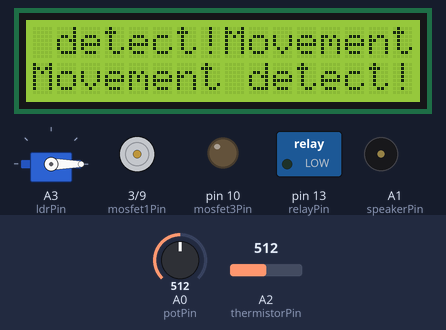
The sketch below on a simulated Arduino Uno, built with avr-gcc and run on an emulated ATmega328P. On the bench: 16×2 character LCD, servo, motor-driver pin pairs drawn as motors (green arrow = first pin HIGH = forward, orange = second pin HIGH = backward, longer = more drive), switched loads named in the sketch (green lamp = pin HIGH), output pins drawn as LEDs (lit = HIGH), buzzer (waves = sounding, pin HIGH). The test bench sets the inputs (shaded band); at power-on: A2 (thermistorPin) = 512, A0 (potPin) = 512. What the sketch prints to the serial monitor is not drawn.

Above: at 1.2 s.
1.3 s: A2 (thermistorPin) set to 134
4.3 s: A2 (thermistorPin) set to 115
At 4.8 s:
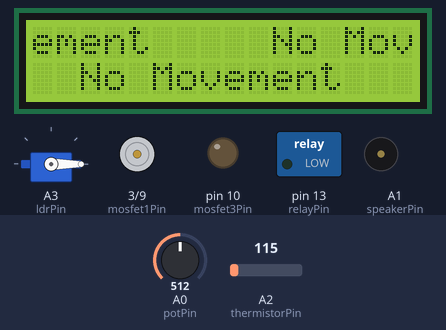
At 16.7 s:
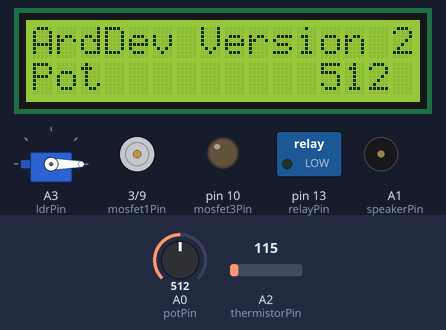
Timing chart, 0 to 32.4 s (numbered marks = the images above; inputs shaded):
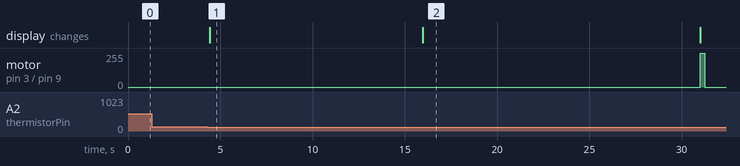

The sketch:

ArdDev_2_test_sketch_LCD.ino
```cpp
/*

Arduino Dev board

20 July 2013

Toby Robb

This is a test sketch for the Arduino Development board


NOTES:

UNCOMMENT the correct sections for the peripherals you have installed


LED / LCD  is the same pin, have only one or the other, is the LCD enable pin
RELAY is also the SCK pin *therefore may need to REMOVE relay jumper for programming
THERMISTOR / MOVEMENT SENSOR is the same pin, have only one or the other
LDR / SERVO  is the same pin, have only one or the other LOW turns on LCD

you must enable the internal pullups for the buttons by setting as inputs then writing HIGH
The leds if fitted also require the pullups to be enabled

*/

/*

TODO LIST


*/

//UNCOMMENT the correct sections for the peripherals you have installed


#define USE_LCD  //uncomment this line if you have an LCD installed ---  NO leds at same time allowed
//#define USE_LED  //uncomment this line if LED is installed   ---   NO lcd at same time allowed
#define USE_PIR   //uncomment this line if PIR is installed   ---   NO thermistor at same time allowed
//#define USE_THERMISTOR  //uncomment this line if THERMISTOR is installed   ---   NO pir at same time allowed

// Includes

#include <Servo.h>   // Include the servo library
#include <Wire.h>
#include "RTClib.h"  //  For the clock
#include <LiquidCrystal.h>  //for the LCD


// Defines

#define ldrPin A3 // Light dependant resistor pin on board.
#define thermistorPin A2  //Temperature thermistor pin on board.
#define ledPin 4  // Led pin High for one colour Low for another
#define speakerPin A1  // The onboard speaker pin
#define relayPin 13 // Pin for the relay

#define dataPin A4  // The I2C bus DATA pin
#define clockPin A5  // The I2C CLOCK pin

#define potPin A0 // Potentiometer on the board.

#define button1Pin 12  // Button 1 pin
#define button2Pin 11 // Button 2 pin

#define gpio1Pin A2     // General Purpose Input/output 1 pin
#define gpio2Pin A3    // General Purpose Input/output 2 pin

#define mosfet1Pin  3  // Mosfet 1 drive pin
#define mosfet2Pin  9  // Mosfet 2 drive pin
#define mosfet3Pin  10  // Mosfet 3 drive pin

/*
* LCD RS pin to digital pin 2
* LCD Enable pin to digital pin 4    //also the LED pin.. OFF to enable LCD
* LCD D4 pin to digital pin 5
* LCD D5 pin to digital pin 6
* LCD D6 pin to digital pin 7
* LCD D7 pin to digital pin 8
  */

// declare some variables here if you like


Servo servo1;  // create servo object to control a servo
                // a maximum of eight servo objects can be created
int servoPos = 0;    // variable to store the servo position

RTC_DS1307 RTC; // Date and time functions using a DS1307 RTC connected via I2C and Wire lib

/* initialize the lcd library with the numbers of the interface pins
 * LCD RS pin to digital pin 2
 * LCD Enable pin to digital pin 4    //also the LED pin.. OFF to enable LCD
 * LCD D4 pin to digital pin 5
 * LCD D5 pin to digital pin 6
 * LCD D6 pin to digital pin 7
 * LCD D7 pin to digital pin 8
  */


#ifdef USE_LCD
    LiquidCrystal lcd(2, 4, 5, 6, 7, 8);  // Test code for LCD may need to be commented IN, LED code commented OUT
#endif

void setup(){

// Setup the serial

  Serial.begin(9600);
  Serial.println("Beginning Setup");

// set up the LCD's number of columns and rows:
#ifdef USE_LCD
lcd.begin(16, 2);
lcd.clear();
#endif

#ifdef USE_LCD && #ifdef USE_LED
  Serial.println("CONFLICT! LCD and LEDS together is not allowed");
  lcd.setCursor(0,0);
  lcd.print("CONFLICT LCD/LED");
  lcd.setCursor(0,0);
  lcd.print("NOT BOTH AT ONCE");
  #endif

// Set up the pins

  pinMode(ldrPin, INPUT);  // If the light sensor resistor is fitted
  pinMode(thermistorPin, INPUT);  // If the temperature sensor resistor is fitted
  pinMode(ledPin, OUTPUT);  // You MUST use this if the LED's are fitted.
  pinMode(relayPin, OUTPUT);  //  If the relay is fitted.
  pinMode(speakerPin, OUTPUT);  // If the speaker is fitted.
  pinMode(potPin, INPUT);  // If the potentiometer is fitted
  pinMode(button1Pin, INPUT);  // If the button is fitted (write HIGH to enable pullups)
  pinMode(button2Pin, INPUT);  // If the button is fitted (write HIGH to enable pullups)
  pinMode(mosfet1Pin, OUTPUT);  // Mosfet 1 output
  pinMode(mosfet2Pin, OUTPUT);  // Mosfet 2 output
  pinMode(mosfet3Pin, OUTPUT);  // Mosfet 3 output
  // default states

servo1.attach(gpio2Pin);  // attaches the servo on pin gpio 2 to the servo object

// default states
//  digitalWrite(ledPin, LOW);  //ALSO turns on LCD enable
  digitalWrite(dataPin, HIGH);
  digitalWrite(clockPin, HIGH);
  digitalWrite(relayPin, LOW);
  digitalWrite(button1Pin, HIGH);  // enables pullups for buttons
  digitalWrite(button2Pin, HIGH);  // enables pullups for buttons

  servo1.write(0);


  Wire.begin();
   RTC.begin();
   if (! RTC.isrunning()) {
    Serial.println("RTC is NOT running!");
    // uncommenting the following line sets the RTC to the date & time this sketch was compiled
 //  RTC.adjust(DateTime(__DATE__, __TIME__));
  }

}

void loop(){

//#ifdef USE_LCD
//lcd.clear();
//lcd.setCursor(0,0);
//lcd.print("ArdDev Version 2");
//lcd.setCursor(0,1);
//lcd.print("www.tobyrobb.com");
//delay(3000);
//#endif
//
//#ifdef USE_LCD
//lcd.clear();
//lcd.setCursor(0,0);
//lcd.print("ArdDev Version 2");
//lcd.setCursor(0,1);
//lcd.print(" Beeping buzzer ");
//#endif
//
////beep the buzzer
//
//Serial.println("Beep");
//tone(speakerPin, 500);          // begin tone at 1000 hertz
//delay(150);                      // wait half a sec
//noTone(speakerPin);              // end beep
//delay(2000);
//
////Print the time and date to the serial port
//
//DateTime now = RTC.now();
//
//    Serial.print(now.year(), DEC);
//    Serial.print('/');
//    Serial.print(now.month(), DEC);
//    Serial.print('/');
//    Serial.print(now.day(), DEC);
//    Serial.print(' ');
//    Serial.print(now.hour(), DEC);
//    Serial.print(':');
//    Serial.print(now.minute(), DEC);
//    Serial.print(':');
//    Serial.print(now.second(), DEC);
//    Serial.println();
//
//#ifdef USE_LCD
//lcd.clear();
//lcd.setCursor(0,0);
//lcd.print("Time: ");
//lcd.setCursor(6,0);
//lcd.print(now.hour(), DEC);
//lcd.setCursor(8,0);
//lcd.print(":");
//lcd.setCursor(9,0);
//lcd.print(now.minute(), DEC);
//lcd.setCursor(0,1);
//lcd.print("Date: ");
//lcd.setCursor(6,1);
//lcd.print(now.day(), DEC);
//lcd.setCursor(8,1);
//lcd.print(":");
//lcd.setCursor(9,1);
//lcd.print(now.month(), DEC);
//lcd.setCursor(11,1);
//lcd.print(":");
//lcd.setCursor(12,1);
//lcd.print(now.year(), DEC);
//delay(5000);
//#endif
//
//#ifdef USE_LED
////flash the leds
//lcd.clear();
//lcd.setCursor(0,0);
//lcd.print("ArdDev Version 2");
//lcd.setCursor(0,1);
//lcd.print(" Flash the leds ");
//Serial.println("Flash the LED's");
//for(int i = 0; i<=8; i++){
//  digitalWrite(ledPin, HIGH);   // turn the LED on (HIGH is the voltage level)
//  delay(100);               // wait for a second
//  digitalWrite(ledPin, LOW);    // turn the LED off by making the voltage LOW
//  delay(100);               // wait for a second
//}
//digitalWrite(ledPin, LOW);   // turn the LED off ALSO LCD enable
//
//delay(2000);
//#endif
//
//
//// Cycle the relay
//#ifdef USE_LCD
//lcd.clear();
//lcd.setCursor(0,0);
//lcd.print("ArdDev Version 2");
//lcd.setCursor(0,1);
//lcd.print("    Relay ON    ");
//#endif
//digitalWrite(relayPin, HIGH);
//Serial.println("Relay ON");
//delay(2000);
//digitalWrite(relayPin, LOW);
//Serial.println("Relay OFF");
//#ifdef USE_LCD
//lcd.setCursor(0,1);
//lcd.print("   Relay OFF    ");
//#endif
//delay(2000);
//
//// Sweep the servo on GPIO 2
//
////lcd.clear();
////lcd.setCursor(0,0);
////lcd.print("ArdDev Version 2");
////lcd.setCursor(0,1);
////lcd.print("Sweep the servo ");
////Serial.println("Sweep the servo");
////for(servoPos = 0; servoPos < 180; servoPos += 1)  // goes from 0 degrees to 180 degrees
////  {                                  // in steps of 1 degree
////    servo1.write(servoPos);              // tell servo to go to position in variable 'servoPos'
////    delay(15);                       // waits 15ms for the servo to reach the position
////  }
////  for(servoPos = 180; servoPos>=1; servoPos-=1)     // goes from 180 degrees to 0 degrees
////  {
////    servo1.write(servoPos);              // tell servo to go to position in variable 'servoPos'
////    delay(15);                       // waits 15ms for the servo to reach the position
////  }
////delay(2000);
//
//// Print the value of the button states
//#ifdef USE_LCD
//lcd.clear();
//#endif
//for(int i = 0; i <=200; i++){
//#ifdef USE_LCD
//lcd.setCursor(0,0);
//lcd.print(" Button States  ");
//lcd.setCursor(3,1);
//lcd.print("B1 ");
//lcd.setCursor(6,1);
//lcd.print(digitalRead(button1Pin));
//lcd.setCursor(8,1);
//lcd.print("B2 ");
//lcd.setCursor(11,1);
//lcd.print(digitalRead(button2Pin));
//#endif
//Serial.print("Button one state : ");
//Serial.print(digitalRead(button1Pin));
//Serial.print("  Button two state : ");
//Serial.println(digitalRead(button2Pin));
//}
//
//
//delay(2000);
//
//// Show the value of the LDR for a few seconds
//#ifdef USE_LCD
//lcd.clear();
//lcd.setCursor(0,0);
//lcd.print("ArdDev Version 2");
//lcd.setCursor(0,1);
//lcd.print("Brightness    ");
//#endif
//for(int i = 0; i <=500; i++){
//  if((analogRead(ldrPin)>=0) && (analogRead(ldrPin)<=9)){
//     #ifdef USE_LCD
//     lcd.setCursor(12,1);
//     lcd.print(analogRead(ldrPin));
//     lcd.setCursor(13,1);
//     lcd.print("   ");
//     #endif
//  }
//  if((analogRead(ldrPin)>=10) && (analogRead(ldrPin)<=99)){
//     #ifdef USE_LCD
//     lcd.setCursor(12,1);
//     lcd.print(analogRead(ldrPin));
//     lcd.setCursor(14,1);
//     lcd.print("  ");
//     #endif
//  }
//   if((analogRead(ldrPin)>=100) && (analogRead(ldrPin)<=999)){
//     #ifdef USE_LCD
//     lcd.setCursor(12,1);
//     lcd.print(analogRead(ldrPin));
//     lcd.setCursor(15,1);
//     lcd.print(" ");
//     #endif
//  }
//  if(analogRead(ldrPin)>=1000){
//     #ifdef USE_LCD
//     lcd.setCursor(12,1);
//     lcd.print(analogRead(ldrPin));
//     #endif
//  }
//Serial.print("The Brightness : ");
//Serial.println(analogRead(ldrPin));
//}
//delay(2000);

#ifdef USE_PIR
#ifdef USE_LCD
lcd.clear();
lcd.setCursor(0,0);
lcd.print("ArdDev Version 2");
lcd.setCursor(0,1);
#endif
for(int i = 0; i <=600; i++){
if(analogRead(thermistorPin)>=127){
  #ifdef USE_LCD
  lcd.print("Movement detect!");
  #endif
  Serial.print("Movement detected! ");
  }
if(analogRead(thermistorPin)<=126){
  #ifdef USE_LCD
  lcd.print("  No Movement   ");
  #endif
  Serial.print("NO Movement detected ");
  }
Serial.println(analogRead(thermistorPin));
}

#endif


#ifdef USE_THERMISTOR
//show the value of the temperature thermistor for a few seconds
#ifdef USE_LCD
lcd.clear();
lcd.setCursor(0,0);
lcd.print("ArdDev Version 2");
lcd.setCursor(0,1);
lcd.print("Degrees C   ");
lcd.setCursor(0,1);
#endif
for(int i = 0; i <=500; i++){
  if((Thermistor(analogRead(thermistorPin))>=0) && (Thermistor(analogRead(thermistorPin))<=9)){
     #ifdef USE_LCD
     lcd.setCursor(12,1);
     lcd.print(Thermistor(analogRead(thermistorPin)));
     lcd.setCursor(13,1);
     lcd.print("   ");
     #endif
  }
  if((Thermistor(analogRead(thermistorPin))>=10) && (Thermistor(analogRead(thermistorPin))<=99)){
     #ifdef USE_LCD
     lcd.setCursor(12,1);
     lcd.print(Thermistor(analogRead(thermistorPin)));
     lcd.setCursor(14,1);
     lcd.print("  ");
     #endif
  }
   if((Thermistor(analogRead(thermistorPin))>=100) && (Thermistor(analogRead(thermistorPin))<=999)){
     #ifdef USE_LCD
     lcd.setCursor(12,1);
     lcd.print(analogRead(thermistorPin));
     lcd.setCursor(15,1);
     lcd.print(" ");
     #endif
  }
  if(Thermistor(analogRead(thermistorPin))>=1000){
     #ifdef USE_LCD
     lcd.setCursor(12,1);
     lcd.print(analogRead(thermistorPin));
     #endif
  }

Serial.print("The Temperature : ");
Serial.println(analogRead(thermistorPin));
}
delay(2000);
#endif


// Print off the potentiometer value for a few seconds
#ifdef USE_LCD
lcd.clear();
lcd.setCursor(0,0);
lcd.print("ArdDev Version 2");
lcd.setCursor(0,1);
lcd.print("Pot         ");
lcd.setCursor(0,1);
#endif
for(int i = 0; i <=500; i++){
  if((analogRead(potPin)>=0) && (analogRead(potPin)<=9)){
     #ifdef USE_LCD
     lcd.setCursor(12,1);
     lcd.print(analogRead(potPin));
     lcd.setCursor(13,1);
     lcd.print("   ");
     #endif
  }
  if((analogRead(potPin)>=10) && (analogRead(potPin)<=99)){
     #ifdef USE_LCD
     lcd.setCursor(12,1);
     lcd.print(analogRead(potPin));
     lcd.setCursor(14,1);
     lcd.print("  ");
     #endif
  }
   if((analogRead(potPin)>=100) && (analogRead(potPin)<=999)){
     #ifdef USE_LCD
     lcd.setCursor(12,1);
     lcd.print(analogRead(potPin));
     lcd.setCursor(15,1);
     lcd.print(" ");
     #endif
  }
  if(analogRead(potPin)>=1000){
     #ifdef USE_LCD
     lcd.setCursor(12,1);
     lcd.print(analogRead(potPin));
     #endif
  }

Serial.print("Potentiometer one : ");
Serial.println(analogRead(potPin));
}

delay(2000);

// Test the mosfets
#ifdef USE_LCD
lcd.clear();
lcd.setCursor(0,0);
lcd.print("ArdDev Version 2");
lcd.setCursor(0,1);
lcd.print(" Mosfet 1 blink ");
#endif
Serial.println("Mosfet 1 blink");
digitalWrite(mosfet1Pin, HIGH);
delay(250);
digitalWrite(mosfet1Pin, LOW);
delay(2000);

#ifdef USE_LCD
lcd.clear();
lcd.setCursor(0,0);
lcd.print("ArdDev Version 2");
lcd.setCursor(0,1);
lcd.print(" Mosfet 2 blink ");
#endif
Serial.println("Mosfet 2 blink");
digitalWrite(mosfet2Pin, HIGH);
delay(250);
digitalWrite(mosfet2Pin, LOW);
delay(2000);

#ifdef USE_LCD
lcd.clear();
lcd.setCursor(0,0);
lcd.print("ArdDev Version 2");
lcd.setCursor(0,1);
lcd.print(" Mosfet 3 blink ");
#endif
Serial.println("Mosfet 3 blink");
digitalWrite(mosfet3Pin, HIGH);
delay(250);
digitalWrite(mosfet3Pin, LOW);
delay(2000);

}

double Thermistor(int RawADC) {
 // Inputs ADC Value from Thermistor and outputs Temperature in Celsius
 //  requires: include <math.h>
 // Utilizes the Steinhart-Hart Thermistor Equation:
 //    Temperature in Kelvin = 1 / {A + B[ln(R)] + C[ln(R)]^3}
 //    where A = 0.001129148, B = 0.000234125 and C = 8.76741E-08
 long Resistance;  double Temp;  // Dual-Purpose variable to save space.
 Resistance=((10240000/RawADC) - 10000);  // Assuming a 10k Thermistor.  Calculation is actually: Resistance = (1024 * BalanceResistor/ADC) - BalanceResistor
 Temp = log(Resistance); // Saving the Log(resistance) so not to calculate it 4 times later. // "Temp" means "Temporary" on this line.
 Temp = 1 / (0.001129148 + (0.000234125 * Temp) + (0.0000000876741 * Temp * Temp * Temp));   // Now it means both "Temporary" and "Temperature"
 Temp = Temp - 273.15;  // Convert Kelvin to Celsius                                         // Now it only means "Temperature"

// // BEGIN- Remove these lines for the function not to display anything
//  Serial.print("ADC: "); Serial.print(RawADC); Serial.print("/1024");  // Print out RAW ADC Number
//  Serial.print(", Volts: "); printDouble(((RawADC*5)/1024.0),3);   // 4.860 volts is what my USB Port outputs.
//  Serial.print(", Resistance: "); Serial.print(Resistance); Serial.print("ohms");
// // END- Remove these lines for the function not to display anything

 // Uncomment this line for the function to return Fahrenheit instead.
 //Temp = (Temp * 9.0)/ 5.0 + 32.0; // Convert to Fahrenheit
 return Temp;  // Return the Temperature
}
```

Measured:
- the behaviour switches between 127 and 126 on A2 (thermistorPin) (found by bisection; images 0 and 1)
- after the input at 1.3 s, every drawn part: stays the same
- after the input at 4.3 s, the display: changes after 0.12 s (image 1)
- what the display in image 1 shows lasts 11.6 s, from 4.4 s to 16.0 s
